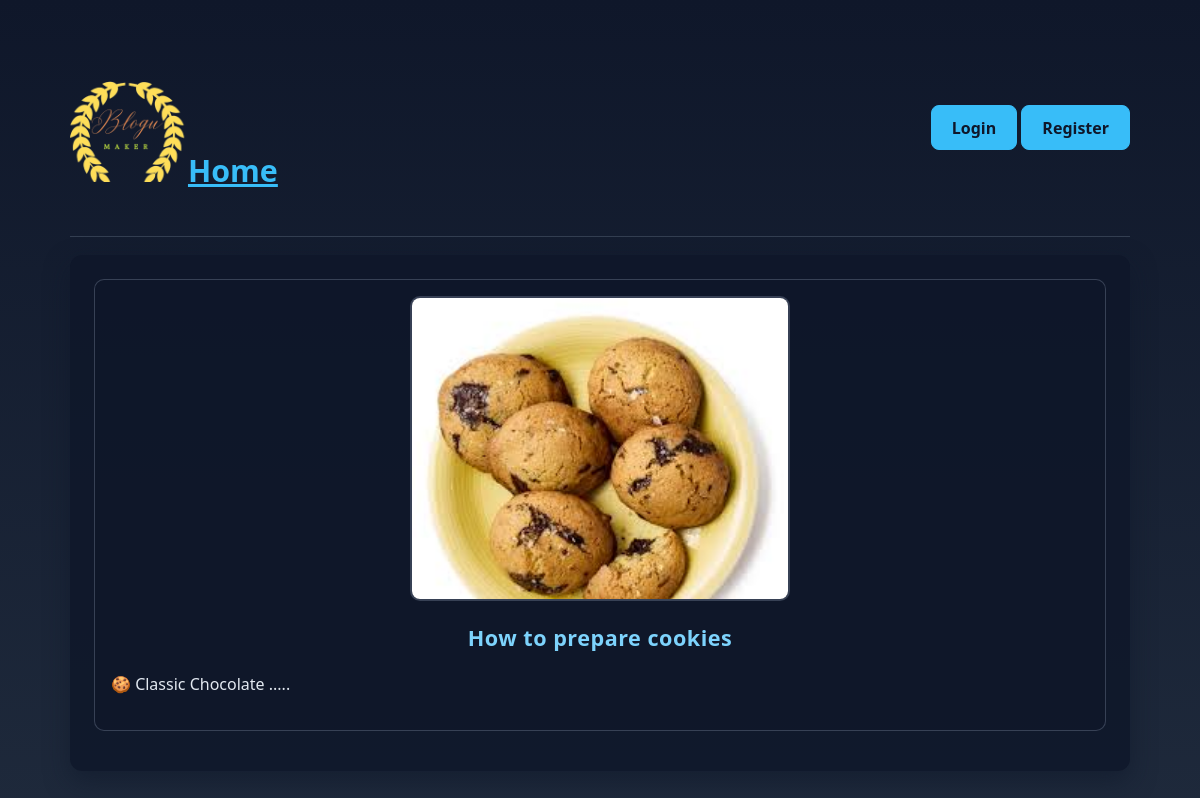
The page / on the database its author committed.
### Article/models.py (models this page shows)
class Article(models.Model):
    title = models.CharField(max_length = 50)
    body = models.TextField(editable= True)
    Creation_date = models.DateTimeField(auto_now_add = True)
    Author = models.ForeignKey(User,on_delete=models.CASCADE)
    Image = models.ImageField(upload_to="Thumb/",default="Thumb/Default.png",)
    slug = models.SlugField(allow_unicode=True,default=None)
    def taste_snippet(self):
        return (self.body[:20])

### Article/views.py (the view)
# urls.py: path("",views.Display_view,name='home'),
def Display_view(request):
    data = Article.objects.all().order_by('Creation_date')
    return render(request,"Article.html",{"Data":data})

### Article/templates/Article.html (shortened to what this page needs)
{% extends 'main.html' %}
{% block content %}
<div class="sub-container">
    {% for data in Data %}
        <div class="Article-card">
            <div class="content_img">
                <img src="{{ data.Image.url }}" alt="Blog content">
            </div>
            <div class="content">
                <a href="{% url 'Article:details' content=data.slug %}" target="_self"><h2 title="View more">{{ data.title }}</h2></a>
            </div>
            <div class="content">
                <p>{{ data.taste_snippet }} .....</p>
            </div>
        </div>
    {% endfor %}
</div>
{% endblock content %}

### Blog/static/styles.css (style rules this page uses)
* { box-sizing: border-box; }
body { margin: 0; padding: 0; font-family: 'Segoe UI', Tahoma, Geneva, Verdana, sans-serif; color: #f8f9fa; background: linear-gradient(180deg, #0f172a 0%, #1e293b 100%); }
.sub-container { background-color: rgba(15, 23, 42, 0.85); border-radius: 12px; padding: 24px; margin: 16px 0; box-shadow: 0 10px 24px rgba(15, 23, 42, 0.55); }
.content_img { margin-bottom: 14px; text-align: center; }
.content_img img { width: 100%; max-width: 380px; height: auto; border-radius: 10px; border: 2px solid rgba(148, 163, 184, 0.3); }
.content h2, #h2 { margin: 12px 0 8px; font-size: 2rem; color: #7dd3fc; text-align: center; letter-spacing: 0.5px; }
.content p, .content a, .content span, .content li { color: #e2e8f0; line-height: 1.65; }
.content a { text-decoration: none; color: #38bdf8; }
a { color: #38bdf8; }
.Article-card { background-color: rgba(15, 23, 42, 0.75); border: 1px solid rgba(148, 163, 184, 0.3); border-radius: 10px; padding: 16px; margin-bottom: 16px; }
.Article-card h2 { margin-top: 0; font-size: 1.35rem; }

### rows shown on the page
Article: Image (picture), title "How to prepare cookies", taste_snippet "🍪 Classic Chocolate"
